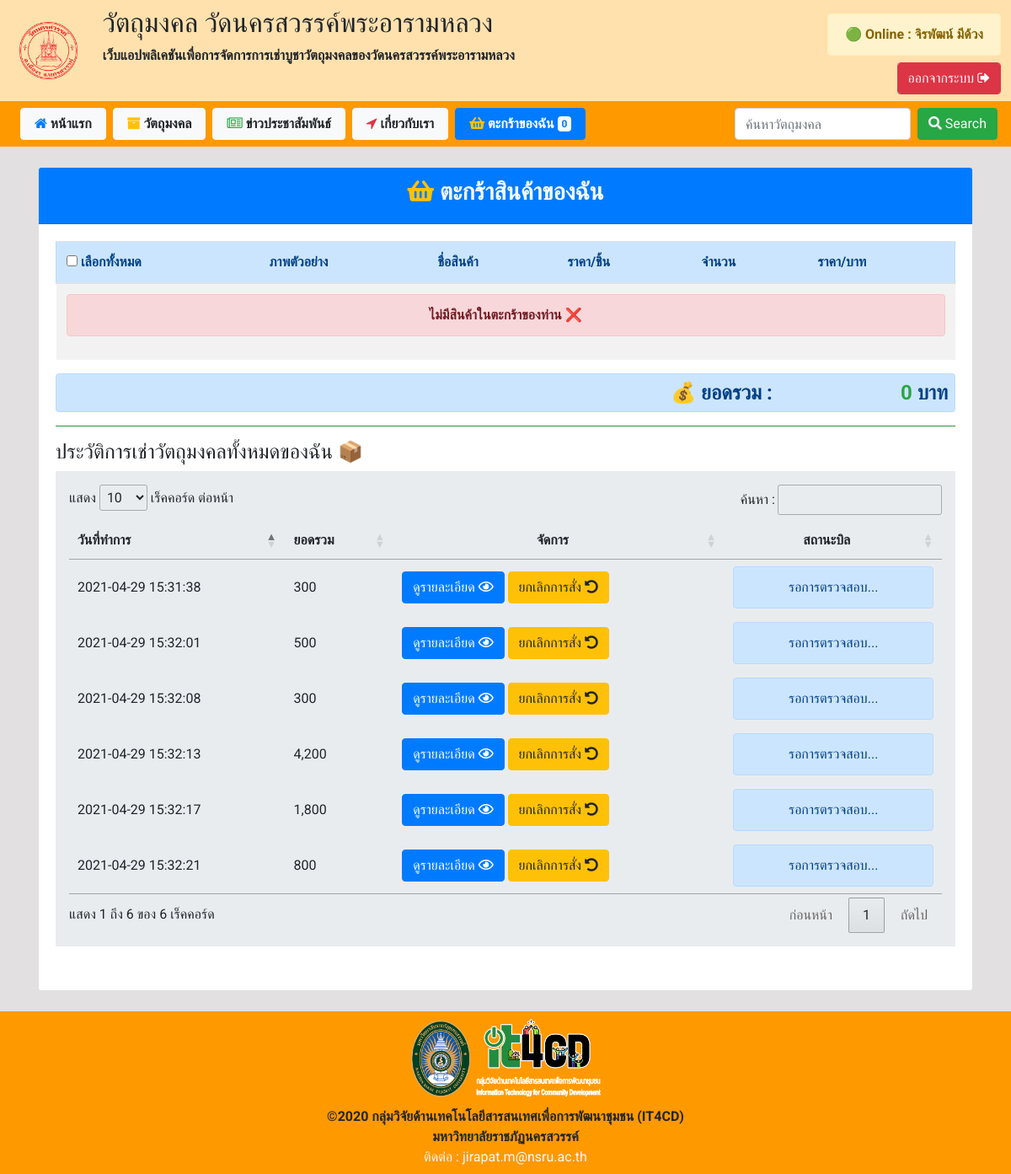
Page /index.php?p=basket (signed in) on the committed database.
### tables this page shows
CREATE TABLE `save_basket` (
  `id_save_basket` int(100) NOT NULL,
  `id_user` int(10) NOT NULL,
  `id_basket` varchar(100) NOT NULL,
  `id_product` varchar(100) NOT NULL,
  `total_prod` varchar(20) NOT NULL,
  `phone_number` varchar(100) NOT NULL,
  `address_for_send` varchar(100) NOT NULL,
  `slip_img` varchar(150) NOT NULL DEFAULT 'wait',
  `date_time` timestamp NOT NULL DEFAULT current_timestamp() ON UPDATE current_timestamp(),
  `status_pay` varchar(50) NOT NULL DEFAULT 'not_pay'
);

### function.php (called while the page is built, shortened)
<?php
        class DB_conn{
            function __construct(){
                $conn = mysqli_connect(DB_server, DB_user, DB_password, DB_name);
                $this->dbcon = $conn;
            }
                }
                class shopSacredObj extends DB_conn{
                    public function runQuery($query){
                        $reS = mysqli_query($this->dbcon, $query);
                        return $reS;
                    }
                }
?>

### include_for_p/basket.php (the view, shortened to what this page needs)
<div class="container mt-4 mb-4">
    <div class="card min-vh-100">
        <div class="card-header text-center bg-primary text-light">
            <h3 class="font-weight-bold"><i class="fas fa-shopping-basket text-warning"></i> ตะกร้าสินค้าของฉัน</h3>
        </div>
        <div class="card-body">
            <?php
                                        $id_user = $_SESSION['id'];
                                        $forBasket = new shopSacredObj();
                                                        $sql = $forBasket->runQuery("SELECT * FROM basket WHERE id_user='$id_user' and status_basket='wait' ");
                                                        if($sql){
                                                                ?>
            <div id="table4overflowX">
                    <table class="table table-striped w-100">
                        <thead class="alert alert-primary font-weight-bold text-nowrap">
                            <tr>
                                <th scope="col">
                                    <label class="m-0" for="checkAll"><input type="checkbox" id="checkAll"> เลือกทั้งหมด
                                    </label>
                                </th>
                                <th scope="col">
                                    ภาพตัวอย่าง
                                </th>
                                <th scope="col">
                                    ชื่อสินค้า
                                </th>
                                <th scope="col">
                                    ราคา/ชิ้น
                                </th>
                                <th scope="col">
                                    จำนวน
                                </th>
                                <th scope="col">
                                    ราคา/บาท
                                </th>
                            </tr>
                        </thead>
                        <tbody class="text-nowrap">
                            <?php
                                $i4Fetch = 1;
                                $num = mysqli_num_rows($sql);
                                if($num > 0){
                                    while($numfetch = mysqli_fetch_array($sql)){
                                        ?>
                            <tr>
                                <td>
                                    <input class="checkboxId4del" type="checkbox" name="id4del[]"
                                        value="<?php echo $numfetch['id_basket']; ?>">
                                </td>
                                <td>
                                    <img id="img4basket" src="image/product/<?php echo $numfetch['cover_basket']; ?>"
                                        alt="">
                                </td>
                                <td>
                                    <?php echo $numfetch['b_product_name'] ;?>
                                </td>
                                <td>
                                    <?php echo number_format($numfetch['b_product_price']) ;?>
                                </td>
                                <td>
                                    <?php echo $numfetch['b_product_qty'] ;?>
                                </td>
                                <td>
                                    <?php echo number_format($numfetch['b_price']) ;?>
                                </td>
                            </tr>
                            <?php
                                        $i4Fetch++;
                                            }
                                }else{
                                    ?>
                            <tr class="text-center">
                                <td colspan="7" class="font-weight-bold text-danger">
                                    <div class="alert alert-danger"> ไม่มีสินค้าในตะกร้าของท่าน ❌</div>
                                </td>
                            </tr>
                            <?php
                                }
                                ?>
                        </tbody>
                    </table>
            </div>
            <?php
                                    $slectSumprice = new shopSacredObj();
                                    $sql4slectSumprice = $slectSumprice->runQuery("SELECT SUM(b_price) FROM basket WHERE status_basket='wait' ");
                                    $fetchDT = mysqli_fetch_assoc($sql4slectSumprice);
                                    ?>
            <div class="text-right alert alert-primary p-2">
                <h4 class="font-weight-bold m-0">💰 ยอดรวม : <text><input style="width: 10rem;"
                            class="text-success font-weight-bold alert-primary border-0 text-right" name="total_prod"
                            readonly type="text" value="<?php echo number_format($fetchDT['SUM(b_price)']) ;?>"></text>
                    บาท</h4>
            </div>
            <?php
                                                        }else{
                                                            echo"Can't SQL";
                                                        }
            ?>
            <hr class="bg-success">
            <h4 class="">ประวัติการเช่าวัตถุมงคลทั้งหมดของฉัน 📦</h4>
            <div class="jumbotron jumbotron-fluid p-3">
                <?php
                                $sql4selectSaveBasket = new shopSacredObj();
                                $sqlSelect_SB = $sql4selectSaveBasket->runQuery("SELECT * FROM save_basket ORDER BY id_save_basket DESC");
                                ?>
                <table id="myTable" class="w-100">
                    <thead class="text-nowrap">
                        <th>วันที่ทำการ</th>
                        <th>ยอดรวม</th>
                        <th class="text-center">จัดการ</th>
                        <th class="text-center">สถานะบิล</th>
                    </thead>
                    <tbody class="text-nowrap">
                        <?php
                            while($fetch_SB = mysqli_fetch_array($sqlSelect_SB)){
                                ?>
                        <tr>
                            <td><?php echo $fetch_SB['date_time'];?></td>
                            <td><?php echo $fetch_SB["total_prod"];?></td>
                            <td>
                                <a href="index.php?p=veiw_save_basket&id4_save_basket=<?php echo $fetch_SB['id_save_basket'] ;?>"
                                    class="btn btn-primary">ดูรายละเอียด <i class="far fa-eye"></i></a>
                                <?php
                                    if($fetch_SB['status_pay'] =="cancel_order"){
                                    }else{
                                ?>
                                <a href="index.php?p=basket&chk_cancel=ok" class="btn btn-warning">ยกเลิกการสั่ง <i
                                        class="fas fa-undo-alt"></i></a>
                                    <?php
                            }
                            ?>
                            </td>
                            <td>
                                <?php
                                    if($fetch_SB['status_pay']=="not_pay"){
                                        ?>
                                <div class="m-0 alert alert-warning text-center">
                                    <?php echo"ยังไม่ชำระเงิน"; ?>
                                </div>
                                <?php
                                    }elseif($fetch_SB['status_pay']=="pay_already"){
                                        ?>
                                <div class="m-0 alert alert-success text-center">
                                    <?php echo"ชำระแล้ว"; ?>
                                </div>
                                <?php
                                    }elseif($fetch_SB['status_pay']=="wait_process"){
                                        ?>
                                <div class="m-0 alert alert-primary text-center">
                                    <?php echo"รอการตรวจสอบ..."; ?>
                                </div>
                                <?php
                                    }elseif($fetch_SB['status_pay']=="cancel_order"){
                                        ?>
                                <div class="m-0 alert alert-secondary text-center">
                                    <?php echo"ยกเลิกการดำเนินการแล้ว"; ?>
                                </div>
                                <?php
                                    }
                                ?>
                            </td>
                        </tr>
                        <?php } ?>
                    </tbody>
                </table>
            </div>
        </div>
    </div>
</div>

### css/myself.css (style rules this page uses)
* { margin: 0px; padding: 0px; font-family: 'Roboto', sans-serif; }

### rows in the picture
save_basket: date_time "2021-04-29 15:31:38", total_prod "300", status_pay "ยกเลิกการสั่ง"
save_basket: date_time "2021-04-29 15:32:01", total_prod "500", status_pay "ยกเลิกการสั่ง"
save_basket: date_time "2021-04-29 15:32:08", total_prod "300", status_pay "ยกเลิกการสั่ง"
save_basket: date_time "2021-04-29 15:32:13", total_prod "4,200", status_pay "ยกเลิกการสั่ง"
save_basket: date_time "2021-04-29 15:32:17", total_prod "1,800", status_pay "ยกเลิกการสั่ง"
save_basket: date_time "2021-04-29 15:32:21", total_prod "800", status_pay "ยกเลิกการสั่ง"

### other values in the picture
$_SESSION['name'] "จิรพัฒน์"
$_SESSION['lname'] "มีด้วง"
$fetch4count['count(status_basket)'] "0"
